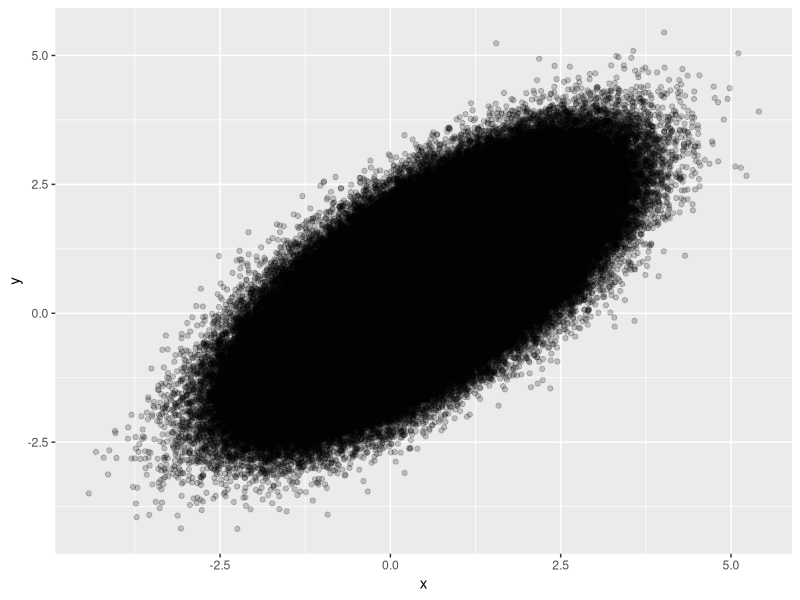
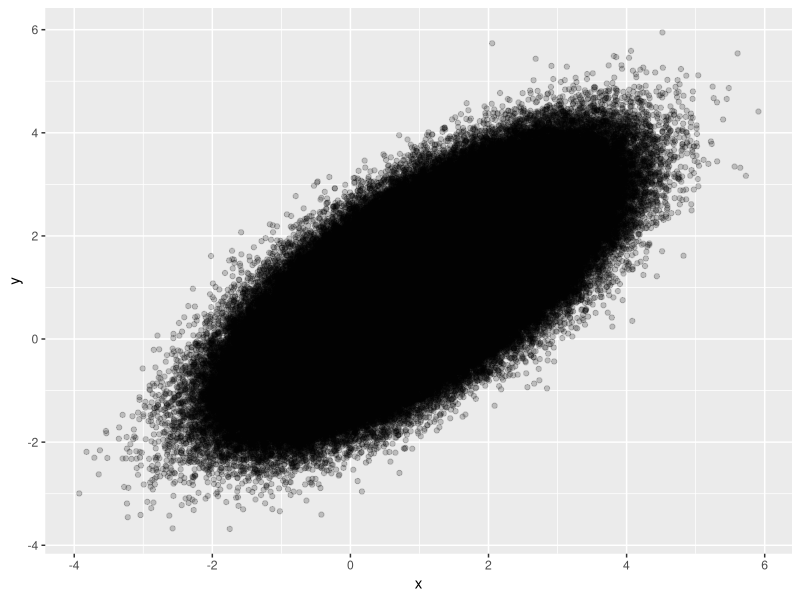

Source code (R) for these figures, in order:
## ---- chunk 1
set.seed(12345)
library(mvtnorm)
suppressWarnings(library(tidyverse))
mu <- c(0,0)
mu1 <- c(0.5, 0.5)
Sigma <- matrix(c(1,0.5, 0.5, 1), ncol=2)
Sigma1 <- matrix(c(1,0.7, 0.7, 1), ncol=2)

cal_prob_ratio <- function(theta, mu, mu1, Sigma, Sigma1) {
  prob1 <- dmvnorm(theta, mean=mu, sigma=Sigma)
  prob2 <- dmvnorm(theta, mean=mu1, sigma=Sigma1)
  prob1 / prob2
}

N <- 1000000
thetas <- rmvnorm(N, mean=mu1, sigma=Sigma1)

draws <- tibble(
  x=thetas[,1],
  y=thetas[,2]
)
draws %>% 
  ggplot(aes(x=x, y=y)) +
  geom_point(alpha=0.2)

w_i <- cal_prob_ratio(thetas, mu, mu1, Sigma, Sigma1)
weighted_thetas <- thetas * w_i
(mean_thetas <- colMeans(thetas * w_i))
## ---- chunk 2
w_i_tilde <- w_i / sum(w_i)
(S_eff <- 1 / sum(w_i_tilde**2))
## ---- chunk 3
set.seed(12345)
library(mvtnorm)
suppressWarnings(library(tidyverse))
mu2 <- c(1,1)
thetas2 <- rmvnorm(N, mean=mu2, sigma=Sigma1)
w_i2 <- cal_prob_ratio(thetas, mu, mu2, Sigma, Sigma1)

(mean2 <- colMeans(thetas2 * w_i2))

draws2 <- tibble(
  x = thetas2[,1],
  y = thetas2[,2]
)

draws2 %>% 
  ggplot(aes(x=x, y=y)) +
  geom_point(alpha=0.2)
## ---- chunk 4
w_i_tilde2 <- w_i2 / sum(w_i2)
(S_eff2 <- 1 / sum(w_i_tilde2**2))
